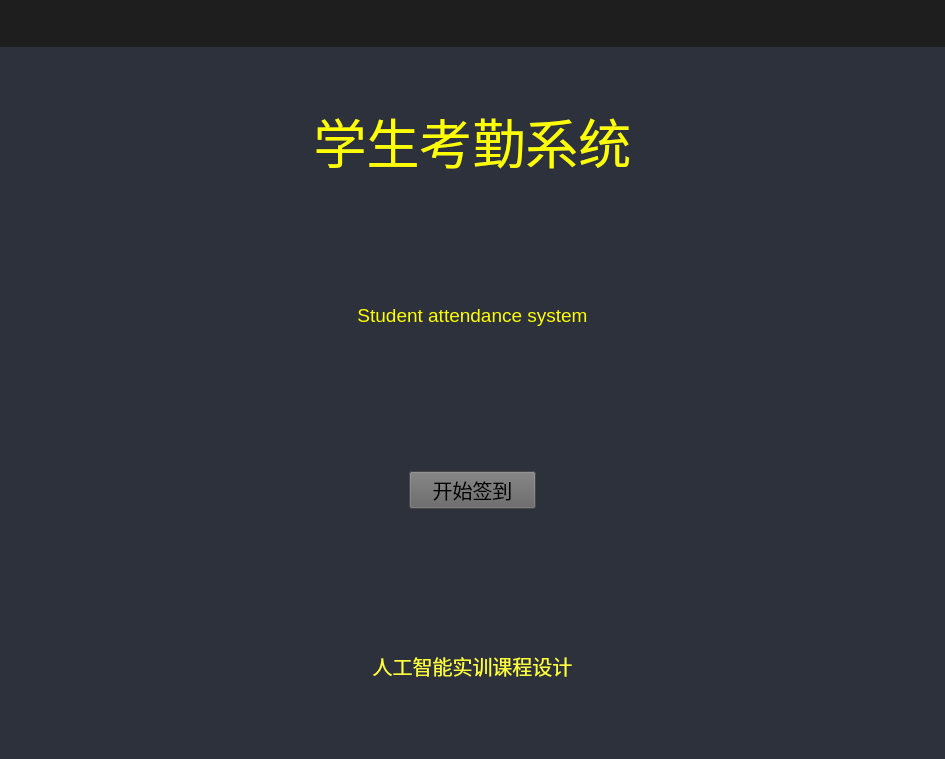
<?xml version="1.0" encoding="UTF-8"?>
<ui version="4.0">
 <class>Form</class>
 <widget class="QWidget" name="Form">
  <property name="windowModality">
   <enum>Qt::NonModal</enum>
  </property>
  <property name="geometry">
   <rect>
    <x>0</x>
    <y>0</y>
    <width>945</width>
    <height>759</height>
   </rect>
  </property>
  <property name="windowTitle">
   <string>Form</string>
  </property>
  <property name="styleSheet">
   <string notr="true"/>
  </property>
  <layout class="QVBoxLayout" name="verticalLayout_3">
   <property name="spacing">
    <number>0</number>
   </property>
   <property name="leftMargin">
    <number>0</number>
   </property>
   <property name="topMargin">
    <number>0</number>
   </property>
   <property name="rightMargin">
    <number>0</number>
   </property>
   <property name="bottomMargin">
    <number>0</number>
   </property>
   <item>
    <widget class="QWidget" name="Windowcontain" native="true">
     <property name="styleSheet">
      <string notr="true">background-color: rgb(44, 49, 60);</string>
     </property>
     <layout class="QVBoxLayout" name="verticalLayout_2" stretch="1,15">
      <property name="spacing">
       <number>0</number>
      </property>
      <property name="leftMargin">
       <number>0</number>
      </property>
      <property name="topMargin">
       <number>0</number>
      </property>
      <property name="rightMargin">
       <number>0</number>
      </property>
      <property name="bottomMargin">
       <number>0</number>
      </property>
      <item>
       <layout class="QHBoxLayout" name="toplayout" stretch="0">
        <property name="spacing">
         <number>0</number>
        </property>
        <item>
         <layout class="QHBoxLayout" name="horizontalLayout_2">
          <item>
           <widget class="QWidget" name="widget" native="true">
            <property name="styleSheet">
             <string notr="true">background-color: rgb(30, 30, 30);</string>
            </property>
            <layout class="QHBoxLayout" name="horizontalLayout_6">
             <property name="spacing">
              <number>0</number>
             </property>
             <property name="leftMargin">
              <number>0</number>
             </property>
             <property name="topMargin">
              <number>0</number>
             </property>
             <property name="rightMargin">
              <number>0</number>
             </property>
             <property name="bottomMargin">
              <number>0</number>
             </property>
             <item>
              <widget class="QLabel" name="label_8">
               <property name="text">
                <string/>
               </property>
              </widget>
             </item>
             <item>
              <widget class="QLabel" name="label_9">
               <property name="text">
                <string/>
               </property>
              </widget>
             </item>
             <item>
              <widget class="QFrame" name="frame_btns_right">
               <property name="sizePolicy">
                <sizepolicy hsizetype="Expanding" vsizetype="Preferred">
                 <horstretch>0</horstretch>
                 <verstretch>0</verstretch>
                </sizepolicy>
               </property>
               <property name="maximumSize">
                <size>
                 <width>120</width>
                 <height>16777215</height>
                </size>
               </property>
               <property name="frameShape">
                <enum>QFrame::NoFrame</enum>
               </property>
               <property name="frameShadow">
                <enum>QFrame::Raised</enum>
               </property>
               <layout class="QHBoxLayout" name="horizontalLayout_5">
                <property name="spacing">
                 <number>0</number>
                </property>
                <property name="leftMargin">
                 <number>0</number>
                </property>
                <property name="topMargin">
                 <number>0</number>
                </property>
                <property name="rightMargin">
                 <number>0</number>
                </property>
                <property name="bottomMargin">
                 <number>0</number>
                </property>
                <item>
                 <widget class="QPushButton" name="btn_minisize">
                  <property name="sizePolicy">
                   <sizepolicy hsizetype="Minimum" vsizetype="Expanding">
                    <horstretch>0</horstretch>
                    <verstretch>0</verstretch>
                   </sizepolicy>
                  </property>
                  <property name="minimumSize">
                   <size>
                    <width>40</width>
                    <height>0</height>
                   </size>
                  </property>
                  <property name="maximumSize">
                   <size>
                    <width>40</width>
                    <height>16777215</height>
                   </size>
                  </property>
                  <property name="toolTip">
                   <string>Minimize</string>
                  </property>
                  <property name="styleSheet">
                   <string notr="true">QPushButton {	
	border: none;
	background-color: transparent;
}
QPushButton:hover {
	background-color: rgb(52, 59, 72);
}
QPushButton:pressed {	
	background-color: rgb(85, 170, 255);
}</string>
                  </property>
                  <property name="text">
                   <string/>
                  </property>
                  <property name="icon">
                   <iconset>
                    <normaloff>minisize.png</normaloff>minisize.png</iconset>
                  </property>
                 </widget>
                </item>
                <item>
                 <widget class="QPushButton" name="btn_maxsize">
                  <property name="sizePolicy">
                   <sizepolicy hsizetype="Minimum" vsizetype="Expanding">
                    <horstretch>0</horstretch>
                    <verstretch>0</verstretch>
                   </sizepolicy>
                  </property>
                  <property name="minimumSize">
                   <size>
                    <width>40</width>
                    <height>0</height>
                   </size>
                  </property>
                  <property name="maximumSize">
                   <size>
                    <width>40</width>
                    <height>16777215</height>
                   </size>
                  </property>
                  <property name="toolTip">
                   <string>Maximize</string>
                  </property>
                  <property name="styleSheet">
                   <string notr="true">QPushButton {	
	border: none;
	background-color: transparent;
}
QPushButton:hover {
	background-color: rgb(52, 59, 72);
}
QPushButton:pressed {	
	background-color: rgb(85, 170, 255);
}</string>
                  </property>
                  <property name="text">
                   <string/>
                  </property>
                  <property name="icon">
                   <iconset>
                    <normaloff>maxsize.png</normaloff>maxsize.png</iconset>
                  </property>
                 </widget>
                </item>
                <item>
                 <widget class="QPushButton" name="btn_close">
                  <property name="sizePolicy">
                   <sizepolicy hsizetype="Minimum" vsizetype="Expanding">
                    <horstretch>0</horstretch>
                    <verstretch>0</verstretch>
                   </sizepolicy>
                  </property>
                  <property name="minimumSize">
                   <size>
                    <width>40</width>
                    <height>0</height>
                   </size>
                  </property>
                  <property name="maximumSize">
                   <size>
                    <width>40</width>
                    <height>16777215</height>
                   </size>
                  </property>
                  <property name="toolTip">
                   <string>Close</string>
                  </property>
                  <property name="styleSheet">
                   <string notr="true">QPushButton {	
	border: none;
	background-color: transparent;
}
QPushButton:hover {
	background-color: rgb(52, 59, 72);
}
QPushButton:pressed {	
	background-color: rgb(85, 170, 255);
}</string>
                  </property>
                  <property name="text">
                   <string/>
                  </property>
                  <property name="icon">
                   <iconset>
                    <normaloff>x.png</normaloff>x.png</iconset>
                  </property>
                 </widget>
                </item>
               </layout>
              </widget>
             </item>
            </layout>
           </widget>
          </item>
         </layout>
        </item>
       </layout>
      </item>
      <item>
       <layout class="QHBoxLayout" name="middlelayout" stretch="0">
        <property name="spacing">
         <number>0</number>
        </property>
        <item>
         <widget class="QStackedWidget" name="stackedWidget">
          <property name="tabletTracking">
           <bool>false</bool>
          </property>
          <property name="styleSheet">
           <string notr="true">background-color: rgb(44, 49, 60);</string>
          </property>
          <property name="currentIndex">
           <number>0</number>
          </property>
          <widget class="QWidget" name="homepage">
           <layout class="QVBoxLayout" name="verticalLayout_10">
            <item>
             <widget class="QLabel" name="label_6">
              <property name="font">
               <font>
                <family>Segoe UI</family>
                <pointsize>40</pointsize>
               </font>
              </property>
              <property name="styleSheet">
               <string notr="true">color: rgb(255, 255, 0);</string>
              </property>
              <property name="text">
               <string>学生考勤系统</string>
              </property>
              <property name="alignment">
               <set>Qt::AlignCenter</set>
              </property>
             </widget>
            </item>
            <item>
             <widget class="QLabel" name="label_5">
              <property name="font">
               <font>
                <family>Segoe UI</family>
                <pointsize>14</pointsize>
               </font>
              </property>
              <property name="styleSheet">
               <string notr="true">color: rgb(255, 255, 0);</string>
              </property>
              <property name="text">
               <string>Student attendance system</string>
              </property>
              <property name="alignment">
               <set>Qt::AlignCenter</set>
              </property>
             </widget>
            </item>
            <item>
             <layout class="QHBoxLayout" name="horizontalLayout">
              <item>
               <widget class="QLabel" name="label_2">
                <property name="text">
                 <string/>
                </property>
               </widget>
              </item>
              <item>
               <widget class="QLabel" name="label_11">
                <property name="text">
                 <string/>
                </property>
               </widget>
              </item>
              <item>
               <widget class="QLabel" name="label">
                <property name="text">
                 <string/>
                </property>
               </widget>
              </item>
              <item>
               <widget class="QPushButton" name="btn_sign">
                <property name="enabled">
                 <bool>true</bool>
                </property>
                <property name="styleSheet">
                 <string notr="true">QPushButton {	
	background-color: rgb(100, 100,100 );
    font:15pt;
}
QPushButton:hover {
	background-color: rgb(240, 230, 72);
}
QPushButton:pressed {	
	background-color: rgb(85, 170, 255);
}</string>
                </property>
                <property name="text">
                 <string>开始签到</string>
                </property>
               </widget>
              </item>
              <item>
               <widget class="QLabel" name="label_4">
                <property name="text">
                 <string/>
                </property>
               </widget>
              </item>
              <item>
               <widget class="QLabel" name="label_3">
                <property name="text">
                 <string/>
                </property>
               </widget>
              </item>
              <item>
               <widget class="QLabel" name="label_13">
                <property name="text">
                 <string/>
                </property>
               </widget>
              </item>
             </layout>
            </item>
            <item>
             <widget class="QLabel" name="label_7">
              <property name="font">
               <font>
                <family>Segoe UI</family>
                <pointsize>15</pointsize>
               </font>
              </property>
              <property name="styleSheet">
               <string notr="true">color: rgb(255, 255, 60);</string>
              </property>
              <property name="text">
               <string>人工智能实训课程设计</string>
              </property>
              <property name="alignment">
               <set>Qt::AlignCenter</set>
              </property>
             </widget>
            </item>
           </layout>
          </widget>
          <widget class="QWidget" name="recordwidget">
           <layout class="QVBoxLayout" name="verticalLayout_6">
            <item>
             <widget class="QFrame" name="frame_3">
              <property name="minimumSize">
               <size>
                <width>0</width>
                <height>150</height>
               </size>
              </property>
              <property name="frameShape">
               <enum>QFrame::StyledPanel</enum>
              </property>
              <property name="frameShadow">
               <enum>QFrame::Raised</enum>
              </property>
              <layout class="QHBoxLayout" name="horizontalLayout_4">
               <item>
                <layout class="QHBoxLayout" name="horizontalLayout_3" stretch="1,2">
                 <item>
                  <layout class="QVBoxLayout" name="verticalLayout" stretch="0,2,1,0,0">
                   <property name="spacing">
                    <number>7</number>
                   </property>
                   <item>
                    <widget class="QPushButton" name="btn_back">
                     <property name="styleSheet">
                      <string notr="true">QPushButton {	
	background-color: rgb(100, 100,100 );
    font:15pt;
}
QPushButton:hover {
	background-color: rgb(240, 230, 72);
}
QPushButton:pressed {	
	background-color: rgb(85, 170, 255);
}</string>
                     </property>
                     <property name="text">
                      <string>返回</string>
                     </property>
                    </widget>
                   </item>
                   <item>
                    <widget class="QLabel" name="Videoshow">
                     <property name="styleSheet">
                      <string notr="true">background-color: rgb(200, 200, 200);font:28pt;</string>
                     </property>
                     <property name="text">
                      <string/>
                     </property>
                    </widget>
                   </item>
                   <item>
                    <widget class="QLabel" name="label_15">
                     <property name="text">
                      <string/>
                     </property>
                    </widget>
                   </item>
                   <item>
                    <widget class="QPushButton" name="btn_open">
                     <property name="styleSheet">
                      <string notr="true">QPushButton {	
	background-color: rgb(100, 100,100 );
    font:15pt;
}
QPushButton:hover {
	background-color: rgb(240, 230, 72);
}
QPushButton:pressed {	
	background-color: rgb(85, 170, 255);
}</string>
                     </property>
                     <property name="text">
                      <string>签到</string>
                     </property>
                    </widget>
                   </item>
                   <item>
                    <widget class="QPushButton" name="btn_sure">
                     <property name="styleSheet">
                      <string notr="true">QPushButton {	
	background-color: rgb(100, 100,100 );
    font:15pt;
}
QPushButton:hover {
	background-color: rgb(240, 230, 72);
}
QPushButton:pressed {	
	background-color: rgb(85, 170, 255);
}</string>
                     </property>
                     <property name="text">
                      <string>确认签到</string>
                     </property>
                    </widget>
                   </item>
                  </layout>
                 </item>
                 <item>
                  <widget class="QTableWidget" name="tableWidget">
                   <property name="sizePolicy">
                    <sizepolicy hsizetype="Expanding" vsizetype="Expanding">
                     <horstretch>0</horstretch>
                     <verstretch>0</verstretch>
                    </sizepolicy>
                   </property>
                   <property name="palette">
                    <palette>
                     <active>
                      <colorrole role="WindowText">
                       <brush brushstyle="SolidPattern">
                        <color alpha="255">
                         <red>210</red>
                         <green>210</green>
                         <blue>210</blue>
                        </color>
                       </brush>
                      </colorrole>
                      <colorrole role="Button">
                       <brush brushstyle="SolidPattern">
                        <color alpha="255">
                         <red>39</red>
                         <green>44</green>
                         <blue>54</blue>
                        </color>
                       </brush>
                      </colorrole>
                      <colorrole role="Text">
                       <brush brushstyle="SolidPattern">
                        <color alpha="255">
                         <red>210</red>
                         <green>210</green>
                         <blue>210</blue>
                        </color>
                       </brush>
                      </colorrole>
                      <colorrole role="ButtonText">
                       <brush brushstyle="SolidPattern">
                        <color alpha="255">
                         <red>210</red>
                         <green>210</green>
                         <blue>210</blue>
                        </color>
                       </brush>
                      </colorrole>
                      <colorrole role="Base">
                       <brush brushstyle="SolidPattern">
                        <color alpha="255">
                         <red>39</red>
                         <green>44</green>
                         <blue>54</blue>
                        </color>
                       </brush>
                      </colorrole>
                      <colorrole role="Window">
                       <brush brushstyle="SolidPattern">
                        <color alpha="255">
                         <red>39</red>
                         <green>44</green>
                         <blue>54</blue>
                        </color>
                       </brush>
                      </colorrole>
                      <colorrole role="PlaceholderText">
                       <brush brushstyle="NoBrush">
                        <color alpha="128">
                         <red>210</red>
                         <green>210</green>
                         <blue>210</blue>
                        </color>
                       </brush>
                      </colorrole>
                     </active>
                     <inactive>
                      <colorrole role="WindowText">
                       <brush brushstyle="SolidPattern">
                        <color alpha="255">
                         <red>210</red>
                         <green>210</green>
                         <blue>210</blue>
                        </color>
                       </brush>
                      </colorrole>
                      <colorrole role="Button">
                       <brush brushstyle="SolidPattern">
                        <color alpha="255">
                         <red>39</red>
                         <green>44</green>
                         <blue>54</blue>
                        </color>
                       </brush>
                      </colorrole>
                      <colorrole role="Text">
                       <brush brushstyle="SolidPattern">
                        <color alpha="255">
                         <red>210</red>
                         <green>210</green>
                         <blue>210</blue>
                        </color>
                       </brush>
                      </colorrole>
                      <colorrole role="ButtonText">
                       <brush brushstyle="SolidPattern">
                        <color alpha="255">
                         <red>210</red>
                         <green>210</green>
                         <blue>210</blue>
                        </color>
                       </brush>
                      </colorrole>
                      <colorrole role="Base">
                       <brush brushstyle="SolidPattern">
                        <color alpha="255">
                         <red>39</red>
                         <green>44</green>
                         <blue>54</blue>
                        </color>
                       </brush>
                      </colorrole>
                      <colorrole role="Window">
                       <brush brushstyle="SolidPattern">
                        <color alpha="255">
                         <red>39</red>
                         <green>44</green>
                         <blue>54</blue>
                        </color>
                       </brush>
                      </colorrole>
                      <colorrole role="PlaceholderText">
                       <brush brushstyle="NoBrush">
                        <color alpha="128">
                         <red>210</red>
                         <green>210</green>
                         <blue>210</blue>
                        </color>
                       </brush>
                      </colorrole>
                     </inactive>
                     <disabled>
                      <colorrole role="WindowText">
                       <brush brushstyle="SolidPattern">
                        <color alpha="255">
                         <red>210</red>
                         <green>210</green>
                         <blue>210</blue>
                        </color>
                       </brush>
                      </colorrole>
                      <colorrole role="Button">
                       <brush brushstyle="SolidPattern">
                        <color alpha="255">
                         <red>39</red>
                         <green>44</green>
                         <blue>54</blue>
                        </color>
                       </brush>
                      </colorrole>
                      <colorrole role="Text">
                       <brush brushstyle="SolidPattern">
                        <color alpha="255">
                         <red>210</red>
                         <green>210</green>
                         <blue>210</blue>
                        </color>
                       </brush>
                      </colorrole>
                      <colorrole role="ButtonText">
                       <brush brushstyle="SolidPattern">
                        <color alpha="255">
                         <red>210</red>
                         <green>210</green>
                         <blue>210</blue>
                        </color>
                       </brush>
                      </colorrole>
                      <colorrole role="Base">
                       <brush brushstyle="SolidPattern">
                        <color alpha="255">
                         <red>39</red>
                         <green>44</green>
                         <blue>54</blue>
                        </color>
                       </brush>
                      </colorrole>
                      <colorrole role="Window">
                       <brush brushstyle="SolidPattern">
                        <color alpha="255">
                         <red>39</red>
                         <green>44</green>
                         <blue>54</blue>
                        </color>
                       </brush>
                      </colorrole>
                      <colorrole role="PlaceholderText">
                       <brush brushstyle="NoBrush">
                        <color alpha="128">
                         <red>210</red>
                         <green>210</green>
                         <blue>210</blue>
                        </color>
                       </brush>
                      </colorrole>
                     </disabled>
                    </palette>
                   </property>
                   <property name="styleSheet">
                    <string notr="true">QTableWidget {	
	background-color: rgb(39, 44, 54);
	padding: 10px;
	border-radius: 5px;
	gridline-color: rgb(44, 49, 60);
	border-bottom: 1px solid rgb(44, 49, 60);
    font:18pt;
}
QTableWidget::item{
	border-color: rgb(44, 49, 60);
	padding-left: 5px;
	padding-right: 5px;
	gridline-color: rgb(44, 49, 60);
}
QTableWidget::item:selected{
	background-color: rgb(85, 170, 255);
}
QScrollBar:horizontal {
    border: none;
    background: rgb(52, 59, 72);
    height: 14px;
    margin: 0px 21px 0 21px;
	border-radius: 0px;
}
 QScrollBar:vertical {
	border: none;
    background: rgb(52, 59, 72);
    width: 14px;
    margin: 21px 0 21px 0;
	border-radius: 0px;
 }
QHeaderView::section{
	Background-color: rgb(39, 44, 54);
	max-width: 30px;
	border: 1px solid rgb(44, 49, 60);
	border-style: none;
    border-bottom: 1px solid rgb(44, 49, 60);
    border-right: 1px solid rgb(44, 49, 60);
}
QTableWidget::horizontalHeader {	
	background-color: rgb(81, 255, 0);
}
QHeaderView::section:horizontal
{
    border: 1px solid rgb(32, 34, 42);
	background-color: rgb(27, 29, 35);
	padding: 3px;
	border-top-left-radius: 7px;
    border-top-right-radius: 7px;
}
QHeaderView::section:vertical
{
    border: 1px solid rgb(44, 49, 60);
}
</string>
                   </property>
                   <property name="frameShape">
                    <enum>QFrame::NoFrame</enum>
                   </property>
                   <property name="verticalScrollBarPolicy">
                    <enum>Qt::ScrollBarAlwaysOn</enum>
                   </property>
                   <property name="sizeAdjustPolicy">
                    <enum>QAbstractScrollArea::AdjustToContents</enum>
                   </property>
                   <property name="editTriggers">
                    <set>QAbstractItemView::NoEditTriggers</set>
                   </property>
                   <property name="alternatingRowColors">
                    <bool>false</bool>
                   </property>
                   <property name="selectionMode">
                    <enum>QAbstractItemView::SingleSelection</enum>
                   </property>
                   <property name="selectionBehavior">
                    <enum>QAbstractItemView::SelectRows</enum>
                   </property>
                   <property name="showGrid">
                    <bool>true</bool>
                   </property>
                   <property name="gridStyle">
                    <enum>Qt::SolidLine</enum>
                   </property>
                   <property name="sortingEnabled">
                    <bool>false</bool>
                   </property>
                   <attribute name="horizontalHeaderVisible">
                    <bool>false</bool>
                   </attribute>
                   <attribute name="horizontalHeaderCascadingSectionResizes">
                    <bool>true</bool>
                   </attribute>
                   <attribute name="horizontalHeaderDefaultSectionSize">
                    <number>200</number>
                   </attribute>
                   <attribute name="horizontalHeaderStretchLastSection">
                    <bool>true</bool>
                   </attribute>
                   <attribute name="verticalHeaderVisible">
                    <bool>false</bool>
                   </attribute>
                   <attribute name="verticalHeaderCascadingSectionResizes">
                    <bool>false</bool>
                   </attribute>
                   <attribute name="verticalHeaderHighlightSections">
                    <bool>false</bool>
                   </attribute>
                   <attribute name="verticalHeaderStretchLastSection">
                    <bool>true</bool>
                   </attribute>
                   <row>
                    <property name="text">
                     <string>New Row</string>
                    </property>
                    <property name="font">
                     <font>
                      <family>Segoe UI</family>
                     </font>
                    </property>
                   </row>
                   <row>
                    <property name="text">
                     <string>New Row</string>
                    </property>
                   </row>
                   <row>
                    <property name="text">
                     <string>New Row</string>
                    </property>
                   </row>
                   <row>
                    <property name="text">
                     <string>New Row</string>
                    </property>
                   </row>
                   <row>
                    <property name="text">
                     <string>New Row</string>
                    </property>
                   </row>
                   <row>
                    <property name="text">
                     <string>New Row</string>
                    </property>
                   </row>
                   <row>
                    <property name="text">
                     <string>New Row</string>
                    </property>
                   </row>
                   <row>
                    <property name="text">
                     <string>New Row</string>
                    </property>
                   </row>
                   <row>
                    <property name="text">
                     <string>New Row</string>
                    </property>
                   </row>
                   <row>
                    <property name="text">
                     <string>New Row</string>
                    </property>
                   </row>
                   <row>
                    <property name="text">
                     <string>New Row</string>
                    </property>
                   </row>
                   <row>
                    <property name="text">
                     <string>New Row</string>
                    </property>
                   </row>
                   <row>
                    <property name="text">
                     <string>New Row</string>
                    </property>
                   </row>
                   <row>
                    <property name="text">
                     <string>New Row</string>
                    </property>
                   </row>
                   <row>
                    <property name="text">
                     <string>New Row</string>
                    </property>
                   </row>
                   <row>
                    <property name="text">
                     <string>New Row</string>
                    </property>
                   </row>
                   <column>
                    <property name="text">
                     <string>0</string>
                    </property>
                   </column>
                   <column>
                    <property name="text">
                     <string>1</string>
                    </property>
                   </column>
                   <column>
                    <property name="text">
                     <string>2</string>
                    </property>
                   </column>
                   <column>
                    <property name="text">
                     <string>3</string>
                    </property>
                   </column>
                   <item row="0" column="0">
                    <property name="text">
                     <string>姓名</string>
                    </property>
                   </item>
                   <item row="0" column="1">
                    <property name="text">
                     <string>专业</string>
                    </property>
                   </item>
                   <item row="0" column="2">
                    <property name="text">
                     <string>年级</string>
                    </property>
                   </item>
                   <item row="0" column="3">
                    <property name="text">
                     <string>时间</string>
                    </property>
                   </item>
                  </widget>
                 </item>
                </layout>
               </item>
              </layout>
             </widget>
            </item>
           </layout>
          </widget>
         </widget>
        </item>
       </layout>
      </item>
     </layout>
    </widget>
   </item>
  </layout>
 </widget>
 <resources/>
 <connections/>
</ui>
